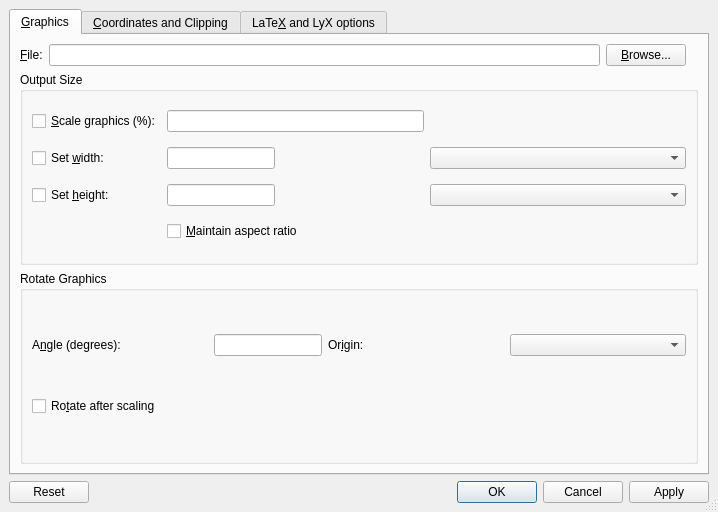
<?xml version="1.0" encoding="UTF-8"?>
<ui version="4.0">
 <class>GraphicsUi</class>
 <widget class="QDialog" name="GraphicsUi">
  <property name="geometry">
   <rect>
    <x>0</x>
    <y>0</y>
    <width>718</width>
    <height>512</height>
   </rect>
  </property>
  <property name="sizePolicy">
   <sizepolicy hsizetype="Fixed" vsizetype="Fixed">
    <horstretch>0</horstretch>
    <verstretch>0</verstretch>
   </sizepolicy>
  </property>
  <property name="windowTitle">
   <string/>
  </property>
  <property name="sizeGripEnabled">
   <bool>true</bool>
  </property>
  <layout class="QGridLayout">
   <property name="leftMargin">
    <number>9</number>
   </property>
   <property name="topMargin">
    <number>9</number>
   </property>
   <property name="rightMargin">
    <number>9</number>
   </property>
   <property name="bottomMargin">
    <number>9</number>
   </property>
   <property name="spacing">
    <number>6</number>
   </property>
   <item row="0" column="0">
    <widget class="QTabWidget" name="tabWidget">
     <property name="toolTip">
      <string/>
     </property>
     <property name="currentIndex">
      <number>0</number>
     </property>
     <widget class="QWidget" name="Graphics">
      <attribute name="title">
       <string>&amp;Graphics</string>
      </attribute>
      <layout class="QGridLayout">
       <property name="leftMargin">
        <number>9</number>
       </property>
       <property name="topMargin">
        <number>9</number>
       </property>
       <property name="rightMargin">
        <number>9</number>
       </property>
       <property name="bottomMargin">
        <number>9</number>
       </property>
       <property name="spacing">
        <number>6</number>
       </property>
       <item row="0" column="2">
        <widget class="QPushButton" name="browsePB">
         <property name="toolTip">
          <string>Select an image file</string>
         </property>
         <property name="text">
          <string>&amp;Browse...</string>
         </property>
        </widget>
       </item>
       <item row="1" column="0" colspan="5">
        <widget class="QGroupBox" name="sizeGB">
         <property name="title">
          <string>Output Size</string>
         </property>
         <property name="flat">
          <bool>true</bool>
         </property>
         <layout class="QGridLayout">
          <property name="leftMargin">
           <number>9</number>
          </property>
          <property name="topMargin">
           <number>9</number>
          </property>
          <property name="rightMargin">
           <number>9</number>
          </property>
          <property name="bottomMargin">
           <number>9</number>
          </property>
          <property name="spacing">
           <number>6</number>
          </property>
          <item row="1" column="2">
           <widget class="lyx::frontend::LengthCombo" name="widthUnit"/>
          </item>
          <item row="2" column="2">
           <widget class="lyx::frontend::LengthCombo" name="heightUnit"/>
          </item>
          <item row="1" column="1">
           <widget class="QLineEdit" name="Width">
            <property name="enabled">
             <bool>true</bool>
            </property>
            <property name="sizePolicy">
             <sizepolicy hsizetype="Fixed" vsizetype="Fixed">
              <horstretch>0</horstretch>
              <verstretch>0</verstretch>
             </sizepolicy>
            </property>
            <property name="toolTip">
             <string>Width of image in output</string>
            </property>
           </widget>
          </item>
          <item row="0" column="2">
           <spacer>
            <property name="orientation">
             <enum>Qt::Horizontal</enum>
            </property>
            <property name="sizeHint" stdset="0">
             <size>
              <width>61</width>
              <height>20</height>
             </size>
            </property>
           </spacer>
          </item>
          <item row="0" column="1">
           <widget class="QLineEdit" name="Scale"/>
          </item>
          <item row="2" column="1">
           <widget class="QLineEdit" name="Height">
            <property name="enabled">
             <bool>true</bool>
            </property>
            <property name="sizePolicy">
             <sizepolicy hsizetype="Fixed" vsizetype="Fixed">
              <horstretch>0</horstretch>
              <verstretch>0</verstretch>
             </sizepolicy>
            </property>
            <property name="toolTip">
             <string>Height of image in output</string>
            </property>
           </widget>
          </item>
          <item row="2" column="0">
           <widget class="QCheckBox" name="HeightCB">
            <property name="enabled">
             <bool>true</bool>
            </property>
            <property name="toolTip">
             <string>Sets height of graphic. Leave unchecked to set automatically.</string>
            </property>
            <property name="text">
             <string>Set &amp;height:</string>
            </property>
           </widget>
          </item>
          <item row="0" column="0">
           <widget class="QCheckBox" name="scaleCB">
            <property name="text">
             <string>&amp;Scale graphics (%):</string>
            </property>
           </widget>
          </item>
          <item row="1" column="0">
           <widget class="QCheckBox" name="WidthCB">
            <property name="enabled">
             <bool>true</bool>
            </property>
            <property name="toolTip">
             <string>Sets width of graphic. Leave unchecked to set automatically.</string>
            </property>
            <property name="text">
             <string>Set &amp;width:</string>
            </property>
           </widget>
          </item>
          <item row="3" column="1" colspan="2">
           <widget class="QCheckBox" name="aspectratio">
            <property name="enabled">
             <bool>true</bool>
            </property>
            <property name="toolTip">
             <string>Scale image to maximum size not exceeding width and height</string>
            </property>
            <property name="text">
             <string>&amp;Maintain aspect ratio</string>
            </property>
           </widget>
          </item>
         </layout>
        </widget>
       </item>
       <item row="2" column="0" colspan="5">
        <widget class="QGroupBox" name="rotationGB">
         <property name="title">
          <string>Rotate Graphics</string>
         </property>
         <property name="flat">
          <bool>true</bool>
         </property>
         <layout class="QGridLayout">
          <property name="leftMargin">
           <number>9</number>
          </property>
          <property name="topMargin">
           <number>9</number>
          </property>
          <property name="rightMargin">
           <number>9</number>
          </property>
          <property name="bottomMargin">
           <number>9</number>
          </property>
          <property name="spacing">
           <number>6</number>
          </property>
          <item row="1" column="0" colspan="2">
           <widget class="QCheckBox" name="rotateOrderCB">
            <property name="toolTip">
             <string>Check to change the order of rotating and scaling</string>
            </property>
            <property name="text">
             <string>Ro&amp;tate after scaling</string>
            </property>
           </widget>
          </item>
          <item row="0" column="3">
           <widget class="QComboBox" name="origin">
            <property name="toolTip">
             <string>The origin of the rotation</string>
            </property>
           </widget>
          </item>
          <item row="0" column="2">
           <widget class="QLabel" name="originL">
            <property name="toolTip">
             <string>The origin of the rotation</string>
            </property>
            <property name="text">
             <string>Or&amp;igin:</string>
            </property>
            <property name="buddy">
             <cstring>origin</cstring>
            </property>
           </widget>
          </item>
          <item row="0" column="1">
           <widget class="QLineEdit" name="angle">
            <property name="sizePolicy">
             <sizepolicy hsizetype="Fixed" vsizetype="Fixed">
              <horstretch>0</horstretch>
              <verstretch>0</verstretch>
             </sizepolicy>
            </property>
            <property name="toolTip">
             <string>Angle to rotate image by</string>
            </property>
           </widget>
          </item>
          <item row="0" column="0">
           <widget class="QLabel" name="angleL">
            <property name="toolTip">
             <string>Angle to rotate image by</string>
            </property>
            <property name="text">
             <string>A&amp;ngle (degrees):</string>
            </property>
            <property name="buddy">
             <cstring>angle</cstring>
            </property>
           </widget>
          </item>
         </layout>
        </widget>
       </item>
       <item row="0" column="0">
        <widget class="QLabel" name="filenameL">
         <property name="toolTip">
          <string>File name of image</string>
         </property>
         <property name="text">
          <string>&amp;File:</string>
         </property>
         <property name="buddy">
          <cstring>filename</cstring>
         </property>
        </widget>
       </item>
       <item row="0" column="1">
        <widget class="QLineEdit" name="filename">
         <property name="toolTip">
          <string>File name of image</string>
         </property>
        </widget>
       </item>
      </layout>
     </widget>
     <widget class="QWidget" name="Clipping">
      <attribute name="title">
       <string>&amp;Coordinates and Clipping</string>
      </attribute>
      <layout class="QGridLayout">
       <property name="leftMargin">
        <number>9</number>
       </property>
       <property name="topMargin">
        <number>9</number>
       </property>
       <property name="rightMargin">
        <number>9</number>
       </property>
       <property name="bottomMargin">
        <number>9</number>
       </property>
       <property name="spacing">
        <number>6</number>
       </property>
       <item row="3" column="0" colspan="2">
        <spacer>
         <property name="orientation">
          <enum>Qt::Vertical</enum>
         </property>
         <property name="sizeHint" stdset="0">
          <size>
           <width>20</width>
           <height>40</height>
          </size>
         </property>
        </spacer>
       </item>
       <item row="0" column="0" colspan="2">
        <widget class="QCheckBox" name="clip">
         <property name="toolTip">
          <string>Clip to the coordinates specified below (bounding box for DVI/PS output, viewport for PDF output)</string>
         </property>
         <property name="text">
          <string>Clip to c&amp;oordinates</string>
         </property>
        </widget>
       </item>
       <item row="1" column="0" colspan="2">
        <widget class="QFrame" name="bbFrame">
         <property name="enabled">
          <bool>true</bool>
         </property>
         <property name="sizePolicy">
          <sizepolicy hsizetype="Fixed" vsizetype="Fixed">
           <horstretch>0</horstretch>
           <verstretch>0</verstretch>
          </sizepolicy>
         </property>
         <property name="frameShape">
          <enum>QFrame::StyledPanel</enum>
         </property>
         <property name="frameShadow">
          <enum>QFrame::Plain</enum>
         </property>
         <layout class="QGridLayout">
          <property name="leftMargin">
           <number>9</number>
          </property>
          <property name="topMargin">
           <number>9</number>
          </property>
          <property name="rightMargin">
           <number>9</number>
          </property>
          <property name="bottomMargin">
           <number>9</number>
          </property>
          <property name="spacing">
           <number>6</number>
          </property>
          <item row="0" column="0" colspan="6">
           <widget class="QLabel" name="lbL">
            <property name="text">
             <string>Left botto&amp;m:</string>
            </property>
            <property name="buddy">
             <cstring>lbX</cstring>
            </property>
           </widget>
          </item>
          <item row="3" column="1">
           <widget class="QLineEdit" name="rtX"/>
          </item>
          <item row="3" column="4">
           <widget class="QLineEdit" name="rtY"/>
          </item>
          <item row="1" column="4">
           <widget class="QLineEdit" name="lbY"/>
          </item>
          <item row="1" column="1">
           <widget class="QLineEdit" name="lbX">
            <property name="toolTip">
             <string/>
            </property>
           </widget>
          </item>
          <item row="1" column="2">
           <widget class="QComboBox" name="lbXunit"/>
          </item>
          <item row="3" column="2">
           <widget class="QComboBox" name="rtXunit"/>
          </item>
          <item row="3" column="5">
           <widget class="QComboBox" name="rtYunit"/>
          </item>
          <item row="1" column="5">
           <widget class="QComboBox" name="lbYunit"/>
          </item>
          <item row="2" column="0" colspan="6">
           <widget class="QLabel" name="rtL">
            <property name="text">
             <string>Right &amp;top:</string>
            </property>
            <property name="buddy">
             <cstring>rtX</cstring>
            </property>
           </widget>
          </item>
          <item row="3" column="3">
           <widget class="QLabel" name="yL_2">
            <property name="text">
             <string>y:</string>
            </property>
           </widget>
          </item>
          <item row="1" column="3">
           <widget class="QLabel" name="yL">
            <property name="text">
             <string>y:</string>
            </property>
           </widget>
          </item>
          <item row="3" column="0">
           <widget class="QLabel" name="xL_2">
            <property name="text">
             <string>x:</string>
            </property>
           </widget>
          </item>
          <item row="1" column="0">
           <widget class="QLabel" name="xL">
            <property name="text">
             <string>x:</string>
            </property>
           </widget>
          </item>
         </layout>
        </widget>
       </item>
       <item row="2" column="0">
        <spacer>
         <property name="orientation">
          <enum>Qt::Horizontal</enum>
         </property>
         <property name="sizeHint" stdset="0">
          <size>
           <width>181</width>
           <height>20</height>
          </size>
         </property>
        </spacer>
       </item>
       <item row="2" column="1">
        <widget class="QPushButton" name="getPB">
         <property name="toolTip">
          <string>Read coordinates from the file (bounding box value in case of PostScript files, graphic dimensions in case of other file types)</string>
         </property>
         <property name="text">
          <string>&amp;Get from File</string>
         </property>
        </widget>
       </item>
      </layout>
     </widget>
     <widget class="QWidget" name="ExtraOptions">
      <attribute name="title">
       <string>LaTe&amp;X and LyX options</string>
      </attribute>
      <layout class="QGridLayout">
       <property name="leftMargin">
        <number>9</number>
       </property>
       <property name="topMargin">
        <number>9</number>
       </property>
       <property name="rightMargin">
        <number>9</number>
       </property>
       <property name="bottomMargin">
        <number>9</number>
       </property>
       <property name="spacing">
        <number>6</number>
       </property>
       <item row="3" column="0" colspan="3">
        <widget class="QGroupBox" name="displayGB">
         <property name="focusPolicy">
          <enum>Qt::StrongFocus</enum>
         </property>
         <property name="toolTip">
          <string>Enable LyX to preview this graphics, if graphics previewing is not disabled at application level (see Preferences dialog).</string>
         </property>
         <property name="title">
          <string>Sho&amp;w in LyX</string>
         </property>
         <property name="flat">
          <bool>true</bool>
         </property>
         <property name="checkable">
          <bool>true</bool>
         </property>
         <layout class="QGridLayout">
          <property name="leftMargin">
           <number>9</number>
          </property>
          <property name="topMargin">
           <number>9</number>
          </property>
          <property name="rightMargin">
           <number>9</number>
          </property>
          <property name="bottomMargin">
           <number>9</number>
          </property>
          <property name="spacing">
           <number>6</number>
          </property>
          <item row="0" column="1">
           <widget class="QLineEdit" name="displayscale">
            <property name="enabled">
             <bool>true</bool>
            </property>
            <property name="sizePolicy">
             <sizepolicy hsizetype="Fixed" vsizetype="Fixed">
              <horstretch>0</horstretch>
              <verstretch>0</verstretch>
             </sizepolicy>
            </property>
            <property name="toolTip">
             <string>Percentage to scale by in LyX (1 to 1000)</string>
            </property>
           </widget>
          </item>
          <item row="0" column="0">
           <widget class="QLabel" name="scaleLA">
            <property name="toolTip">
             <string>Percentage to scale by in LyX (1 to 1000)</string>
            </property>
            <property name="text">
             <string>Sca&amp;le on screen (%):</string>
            </property>
            <property name="buddy">
             <cstring>displayscale</cstring>
            </property>
           </widget>
          </item>
          <item row="0" column="2">
           <spacer>
            <property name="orientation">
             <enum>Qt::Horizontal</enum>
            </property>
            <property name="sizeHint" stdset="0">
             <size>
              <width>40</width>
              <height>20</height>
             </size>
            </property>
           </spacer>
          </item>
          <item row="1" column="0">
           <widget class="QCheckBox" name="darkModeCB">
            <property name="toolTip">
             <string>If LyX uses a dark theme, revert the colors of this graphics in the workarea</string>
            </property>
            <property name="text">
             <string>Re&amp;vert colors in dark mode</string>
            </property>
           </widget>
          </item>
         </layout>
        </widget>
       </item>
       <item row="5" column="0" colspan="3">
        <spacer>
         <property name="orientation">
          <enum>Qt::Vertical</enum>
         </property>
         <property name="sizeHint" stdset="0">
          <size>
           <width>354</width>
           <height>81</height>
          </size>
         </property>
        </spacer>
       </item>
       <item row="0" column="0">
        <widget class="QLabel" name="latexoptionsLA">
         <property name="toolTip">
          <string>Additional LaTeX options</string>
         </property>
         <property name="text">
          <string>LaTeX &amp;options:</string>
         </property>
         <property name="buddy">
          <cstring>latexoptions</cstring>
         </property>
        </widget>
       </item>
       <item row="0" column="1">
        <widget class="QLineEdit" name="latexoptions">
         <property name="sizePolicy">
          <sizepolicy hsizetype="MinimumExpanding" vsizetype="Fixed">
           <horstretch>0</horstretch>
           <verstretch>0</verstretch>
          </sizepolicy>
         </property>
         <property name="toolTip">
          <string>Additional LaTeX options</string>
         </property>
        </widget>
       </item>
       <item row="4" column="0" colspan="3">
        <widget class="QGroupBox" name="graphicsGroupGB">
         <property name="toolTip">
          <string>Assign the graphic to a group of graphics that share the same settings</string>
         </property>
         <property name="title">
          <string>Graphics Group</string>
         </property>
         <property name="flat">
          <bool>true</bool>
         </property>
         <layout class="QGridLayout">
          <property name="leftMargin">
           <number>9</number>
          </property>
          <property name="topMargin">
           <number>9</number>
          </property>
          <property name="rightMargin">
           <number>9</number>
          </property>
          <property name="bottomMargin">
           <number>9</number>
          </property>
          <property name="spacing">
           <number>6</number>
          </property>
          <item row="0" column="0">
           <widget class="QLabel" name="label">
            <property name="sizePolicy">
             <sizepolicy hsizetype="Fixed" vsizetype="Fixed">
              <horstretch>0</horstretch>
              <verstretch>0</verstretch>
             </sizepolicy>
            </property>
            <property name="toolTip">
             <string/>
            </property>
            <property name="text">
             <string>Assigned &amp;to group:</string>
            </property>
            <property name="buddy">
             <cstring>groupCO</cstring>
            </property>
           </widget>
          </item>
          <item row="0" column="2" rowspan="2">
           <spacer>
            <property name="orientation">
             <enum>Qt::Horizontal</enum>
            </property>
            <property name="sizeHint" stdset="0">
             <size>
              <width>121</width>
              <height>51</height>
             </size>
            </property>
           </spacer>
          </item>
          <item row="1" column="1">
           <widget class="QPushButton" name="newGroupPB">
            <property name="toolTip">
             <string>Click to define a new graphics group.</string>
            </property>
            <property name="text">
             <string>O&amp;pen new group...</string>
            </property>
           </widget>
          </item>
          <item row="0" column="1">
           <widget class="QComboBox" name="groupCO">
            <property name="toolTip">
             <string>Select an existing group for the current graphics.</string>
            </property>
            <property name="editable">
             <bool>false</bool>
            </property>
           </widget>
          </item>
         </layout>
        </widget>
       </item>
       <item row="1" column="0" colspan="3">
        <widget class="QCheckBox" name="draftCB">
         <property name="toolTip">
          <string>Draft mode</string>
         </property>
         <property name="text">
          <string>&amp;Draft mode</string>
         </property>
        </widget>
       </item>
      </layout>
     </widget>
    </widget>
   </item>
   <item row="1" column="0">
    <layout class="QHBoxLayout">
     <property name="spacing">
      <number>6</number>
     </property>
     <property name="leftMargin">
      <number>0</number>
     </property>
     <property name="topMargin">
      <number>0</number>
     </property>
     <property name="rightMargin">
      <number>0</number>
     </property>
     <property name="bottomMargin">
      <number>0</number>
     </property>
     <item>
      <widget class="QDialogButtonBox" name="buttonBox">
       <property name="standardButtons">
        <set>QDialogButtonBox::Apply|QDialogButtonBox::Cancel|QDialogButtonBox::Ok|QDialogButtonBox::Reset</set>
       </property>
      </widget>
     </item>
    </layout>
   </item>
  </layout>
 </widget>
 <customwidgets>
  <customwidget>
   <class>lyx::frontend::LengthCombo</class>
   <extends>QComboBox</extends>
   <header>LengthCombo.h</header>
  </customwidget>
 </customwidgets>
 <tabstops>
  <tabstop>tabWidget</tabstop>
  <tabstop>filename</tabstop>
  <tabstop>browsePB</tabstop>
  <tabstop>scaleCB</tabstop>
  <tabstop>Scale</tabstop>
  <tabstop>WidthCB</tabstop>
  <tabstop>Width</tabstop>
  <tabstop>widthUnit</tabstop>
  <tabstop>HeightCB</tabstop>
  <tabstop>Height</tabstop>
  <tabstop>heightUnit</tabstop>
  <tabstop>aspectratio</tabstop>
  <tabstop>angle</tabstop>
  <tabstop>origin</tabstop>
  <tabstop>rotateOrderCB</tabstop>
  <tabstop>clip</tabstop>
  <tabstop>lbX</tabstop>
  <tabstop>lbXunit</tabstop>
  <tabstop>lbY</tabstop>
  <tabstop>lbYunit</tabstop>
  <tabstop>rtX</tabstop>
  <tabstop>rtXunit</tabstop>
  <tabstop>rtY</tabstop>
  <tabstop>rtYunit</tabstop>
  <tabstop>getPB</tabstop>
  <tabstop>latexoptions</tabstop>
  <tabstop>draftCB</tabstop>
  <tabstop>displayGB</tabstop>
 </tabstops>
 <includes>
  <include location="local">qt_i18n.h</include>
 </includes>
 <resources/>
 <connections/>
</ui>
